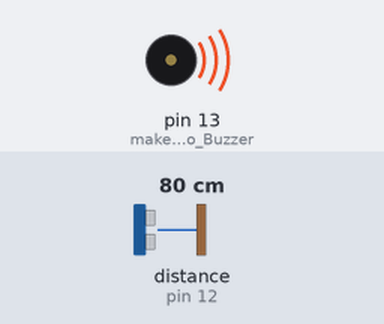
A program run on a simulated Raspberry Pi (header pin numbers). Parts: buzzer (waves = sounding). The test bench sets the inputs (shaded band); at power-on: distance to the obstacle (sensor on pin 12) 80 cm. The echo pulse lasts 58.3 µs per cm; the clock reads 2024-03-15 10:24:30 at power-on unless the program sets it; what the program prints to the terminal is not drawn.

Above: at 0.1 s.
Timing chart, 0 to 1.6 s (numbered marks = the images above):
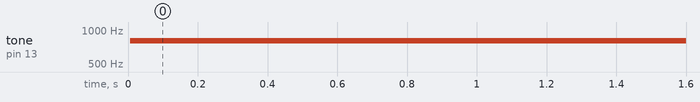

The program:

RPi_Exp05_RangeDetection.py
```python
import RPi.GPIO as GPIO
import time
makerobo_Buzzer=13
makerobo_TRIG = 11
makerobo_ECHO = 12
def makerobo_setup():
    GPIO.setmode(GPIO.BOARD)
    GPIO.setwarnings(False)
    GPIO.setup(makerobo_TRIG, GPIO.OUT)
    GPIO.setup(makerobo_ECHO, GPIO.IN)
    GPIO.setup(makerobo_Buzzer,GPIO.OUT)
    global makerobo_Buzz
    makerobo_Buzz=GPIO.PWM(makerobo_Buzzer,440)
    makerobo_Buzz.start(50)
def ur_disMeasure():
    GPIO.output(makerobo_TRIG, 0)
    time.sleep(0.000002)
    GPIO.output(makerobo_TRIG, 1)
    time.sleep(0.00001)
    GPIO.output(makerobo_TRIG, 0)
    while GPIO.input(makerobo_ECHO) == 0:
        us_a = 0
    us_time1 = time.time()
    while GPIO.input(makerobo_ECHO) == 1:
        us_a = 1
    us_time2 = time.time()
    us_during = us_time2 - us_time1
    return us_during * 340 / 2 * 100
def makerobo_loop():
    while True:
        us_dis = ur_disMeasure()
        print (us_dis, 'cm')
        print ('')
        if us_dis <10:
            makerobo_Buzz.ChangeFrequency(100)
        if us_dis<20:
            makerobo_Buzz.ChangeFrequency(300)
        else:
            makerobo_Buzz.ChangeFrequency(800)
        time.sleep(0.3)
def destroy():
    makerobo_Buzz.stop()
    GPIO.output(makerobo_Buzzer,1)
    GPIO.cleanup()
if __name__ == "__main__":
    makerobo_setup()
    try:
        makerobo_loop()
    except KeyboardInterrupt:
        destroy()
```

Measured:
- by itself, tone on pin 13 (makerobo_Buzzer): silent → 800 Hz at 0.01 s
